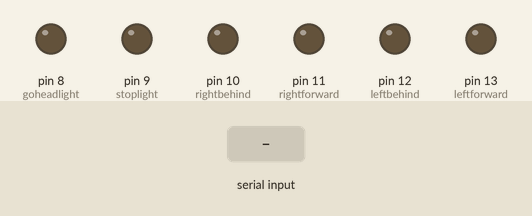
Recording of a sketch running on a simulated Arduino Uno, built with avr-gcc and run on an emulated ATmega328P. Parts: output pins drawn as LEDs (lit = HIGH). The inputs (shaded band) are chosen by the test bench.

Above: at 1.2 s.
1.3 s: "S" received over Serial
At 1.8 s:
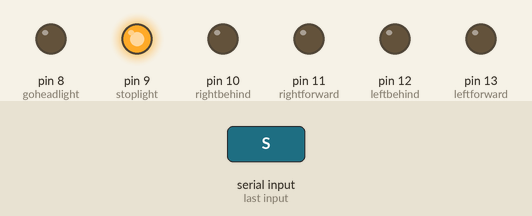
2.8 s: "A" received over Serial
At 4.0 s:
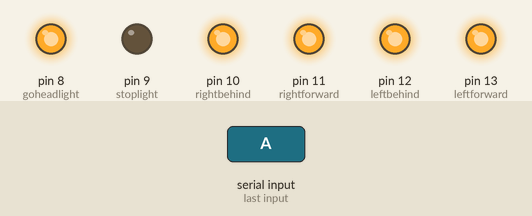
4.3 s: "L" received over Serial
At 5.3 s:
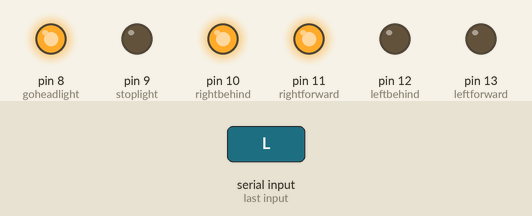
5.8 s: "R" received over Serial
At 6.4 s:
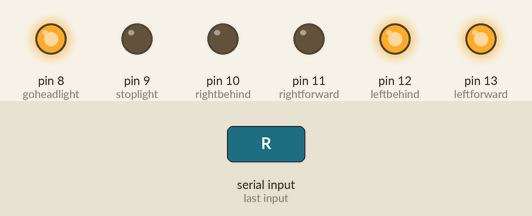
7.3 s: "B" received over Serial
At 7.6 s:
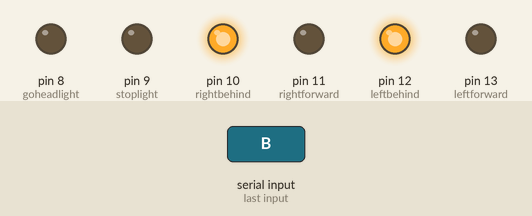
8.8 s: "C" received over Serial
At 9.9 s:
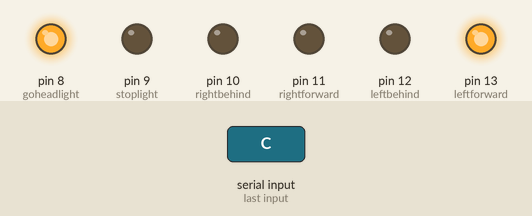
Timing chart, 0 to 11.3 s (numbered marks = the images above; inputs shaded):
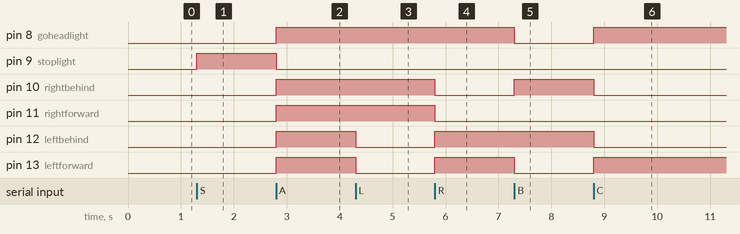

The sketch:

car.ino
```cpp
#define leftforward 13
#define rightforward 11
#define leftbehind 12
#define rightbehind 10
#define stoplight 9
#define goheadlight 8
#define backlight 7
// command from raspberry pi
char command;

void setup() {
  // put your setup code here, to run once:
  Serial.begin(9600);
  // Set the port function, output or input.
  pinMode(leftforward, OUTPUT);
  pinMode(rightforward, OUTPUT);
  pinMode(leftbehind, OUTPUT);
  pinMode(rightbehind, OUTPUT);
  pinMode(stoplight, OUTPUT);
  pinMode(goheadlight, OUTPUT);
}

void goAhead() {
  digitalWrite(leftforward, HIGH);
  digitalWrite(rightforward, HIGH);
  digitalWrite(leftbehind, HIGH);
  digitalWrite(rightbehind, HIGH);
  digitalWrite(goheadlight, HIGH);
  digitalWrite(stoplight, LOW);
  digitalWrite(backlight, LOW);
}

void goStop() {
  digitalWrite(leftforward, LOW);
  digitalWrite(rightforward, LOW);
  digitalWrite(leftbehind, LOW);
  digitalWrite(rightbehind, LOW);
  digitalWrite(goheadlight, LOW);
  digitalWrite(stoplight, HIGH);
  digitalWrite(backlight, LOW);
}

void turnLeft() {
  digitalWrite(leftforward, LOW);
  digitalWrite(rightforward, HIGH);
  digitalWrite(leftbehind, LOW);
  digitalWrite(rightbehind, HIGH);
}

void turnRight() {
  digitalWrite(leftforward, HIGH);
  digitalWrite(rightforward, LOW);
  digitalWrite(leftbehind, HIGH);
  digitalWrite(rightbehind, LOW);
}

void goBack() {
  digitalWrite(leftforward, LOW);
  digitalWrite(rightforward, LOW);
  digitalWrite(leftbehind, HIGH);
  digitalWrite(rightbehind, HIGH);
  digitalWrite(goheadlight, LOW);
  digitalWrite(stoplight, LOW);
  digitalWrite(backlight, HIGH);
}

void goCircle() {
  digitalWrite(leftforward, HIGH);
  digitalWrite(rightforward, LOW);
  digitalWrite(leftbehind, LOW);
  digitalWrite(rightbehind, LOW);
  digitalWrite(goheadlight, HIGH);
  digitalWrite(stoplight, LOW);
  digitalWrite(backlight, LOW);
  delay(200);
}

void loop() {
  // put your main code here, to run repeatedly:
  command = Serial.read();
  if (command == 'S') {
    goStop();
  }
  else if (command == 'A') {
    goAhead();
    delay(100);
  }
  else if (command == 'L') {
    turnLeft();
    delay(100);
  }
  else if (command == 'R') {
    turnRight();
    delay(100);
  }
  else if (command == 'B') {
    goBack();
    delay(100);
  }
  else if (command == 'C') {
    goCircle();
    delay(1000);
  }
}
```

Measured:
- after the input at 1.3 s, pin 9 (stoplight): LOW → HIGH at once
- after the input at 2.8 s, pin 8 (goheadlight), pin 10 (rightbehind), pin 11 (rightforward), pin 12 (leftbehind), pin 13 (leftforward): LOW → HIGH at once; pin 9 (stoplight): HIGH → LOW at once
- after the input at 4.3 s, pin 12 (leftbehind), pin 13 (leftforward): HIGH → LOW at once
- after the input at 5.8 s, pin 10 (rightbehind), pin 11 (rightforward): HIGH → LOW at once; pin 12 (leftbehind), pin 13 (leftforward): LOW → HIGH at once
- after the input at 7.3 s, pin 8 (goheadlight), pin 13 (leftforward): HIGH → LOW at once; pin 10 (rightbehind): LOW → HIGH at once
- after the input at 8.8 s, pin 8 (goheadlight), pin 13 (leftforward): LOW → HIGH at once; pin 10 (rightbehind), pin 12 (leftbehind): HIGH → LOW at once
